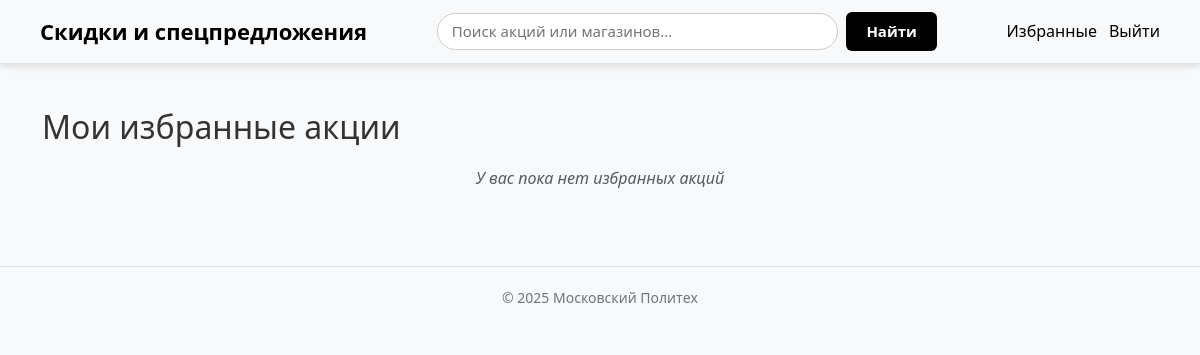
Before: /favorites/ (signed in) with the older database file.
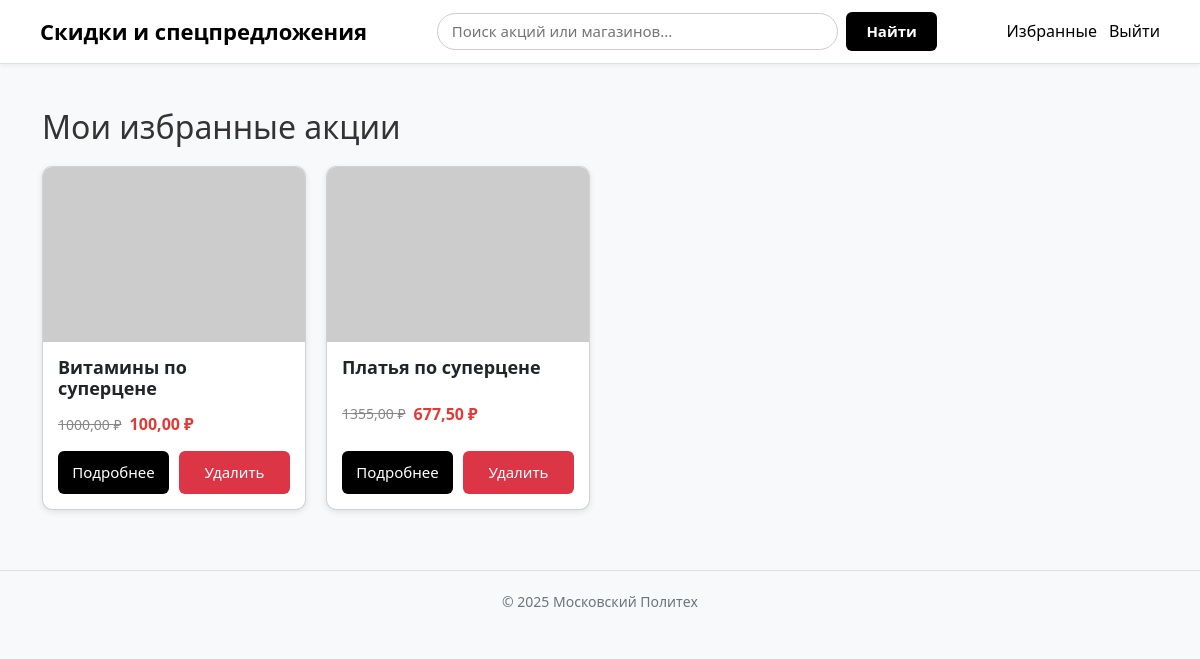
After: the same page with the newer database file.
### discounts/models.py (models this page shows, shortened)
class Deal(models.Model):
    title = models.CharField("Название предложения", max_length=255)
    merchant = models.ForeignKey(Merchant, on_delete=models.CASCADE, verbose_name="Партнёр")
    price_original = models.DecimalField("Цена без скидки", max_digits=10, decimal_places=2)
    price_discount = models.DecimalField("Цена со скидкой", max_digits=10, decimal_places=2)
    starts_at = models.DateTimeField("Дата начала", null=True, blank=True)
    expires_at = models.DateTimeField("Дата окончания", null=True, blank=True)
    created_at = models.DateTimeField("Дата создания", auto_now_add=True)
    categories = models.ManyToManyField("Category", through="DealCategory", verbose_name="Категории")
    image_url = models.URLField("Картинка (URL)", blank=True, default="")
    description = models.TextField("Описание продукта", blank=True, null=True)
    favorited_by = models.ManyToManyField(User, related_name="favorite_deals", blank=True, verbose_name="Добавили в избранное")
    class Meta:
        verbose_name = "Предложение"
        verbose_name_plural = "Предложения"

### discounts/views.py (the view)
# urls.py: path("favorites/", views.my_favorites, name="my_favorites"),
@login_required
def my_favorites(request):
    favorites = Deal.objects.filter(favorited_by=request.user)
    return render(request, "favorites.html", {"favorites": favorites})

### templates/favorites.html (shortened to what this page needs)
{% extends "base.html" %}
{% load static %}
{% block extra_head %}
  <link href="{% static 'css/favorites.css' %}" rel="stylesheet">
{% endblock %}
{% block content %}
<h2 style="margin-bottom: 20px;">Мои избранные акции</h2>
{% if favorites %}
  <div class="cards" id="favorites-container">
    {% for deal in favorites %}
      <div class="card" data-deal-id="{{ deal.id }}">
        <img src="{{ deal.image_url|default:'/static/images/placeholder.jpg' }}" alt="{{ deal.title }}">
        <div class="card-body">
          <h3>{{ deal.title }}</h3>
          <p class="price">
            <span class="old">{{ deal.price_original }} ₽</span>
            <span class="new">{{ deal.price_discount }} ₽</span>
          </p>
          <div class="buttons">
            <a href="{% url 'discounts:deal_detail' deal.id %}" class="btn-custom">Подробнее</a>
            <button class="btn-custom btn-delete" data-id="{{ deal.id }}">Удалить</button>
          </div>
        </div>
      </div>
    {% endfor %}
  </div>
{% else %}
  <p class="text-muted" id="empty-message">У вас пока нет избранных акций</p>
{% endif %}
{% endblock %}

Changed rows visible on the page:
now on this page (row edited): Deal: title "Витамины по суперцене", price_original "1000,00", price_discount "100,00"
now on this page (row unchanged): Deal: title "Платья по суперцене", price_original "1355,00", price_discount "677,50"
Other visible differences:
text no longer shown: "У вас пока нет избранных акций"
